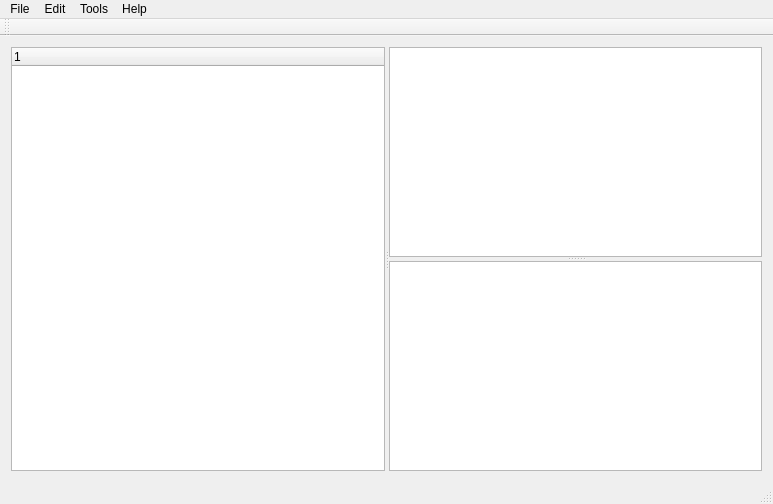
<?xml version="1.0" encoding="UTF-8"?>
<ui version="4.0">
 <class>MainWindow</class>
 <widget class="QMainWindow" name="MainWindow">
  <property name="geometry">
   <rect>
    <x>0</x>
    <y>0</y>
    <width>773</width>
    <height>504</height>
   </rect>
  </property>
  <property name="windowTitle">
   <string>TeSQLiteMan</string>
  </property>
  <widget class="QWidget" name="centralWidget">
   <layout class="QGridLayout" name="gridLayout">
    <item row="0" column="0">
     <widget class="QSplitter" name="splitter_2">
      <property name="orientation">
       <enum>Qt::Horizontal</enum>
      </property>
      <widget class="QTreeWidget" name="treeWidget">
       <column>
        <property name="text">
         <string notr="true">1</string>
        </property>
       </column>
      </widget>
      <widget class="QSplitter" name="splitter">
       <property name="orientation">
        <enum>Qt::Vertical</enum>
       </property>
       <widget class="QTextEdit" name="textEdit"/>
       <widget class="QTableView" name="tableView"/>
      </widget>
     </widget>
    </item>
   </layout>
  </widget>
  <widget class="QMenuBar" name="menuBar">
   <property name="geometry">
    <rect>
     <x>0</x>
     <y>0</y>
     <width>773</width>
     <height>19</height>
    </rect>
   </property>
   <widget class="QMenu" name="menuFile">
    <property name="title">
     <string>File</string>
    </property>
    <addaction name="actionOpen_database"/>
    <addaction name="actionSave_database"/>
    <addaction name="separator"/>
    <addaction name="actionOpen_SQL_script"/>
    <addaction name="actionSave_SQL_script"/>
    <addaction name="separator"/>
    <addaction name="actionPrint"/>
    <addaction name="actionQuit"/>
   </widget>
   <widget class="QMenu" name="menuEdit">
    <property name="title">
     <string>Edit</string>
    </property>
    <addaction name="actionCopy"/>
    <addaction name="actionCut"/>
    <addaction name="actionPaste"/>
    <addaction name="actionFind_and_Replace"/>
   </widget>
   <widget class="QMenu" name="menuTools">
    <property name="title">
     <string>Tools</string>
    </property>
    <addaction name="actionExecute"/>
    <addaction name="actionPreferences"/>
   </widget>
   <widget class="QMenu" name="menuHelp">
    <property name="title">
     <string>Help</string>
    </property>
    <addaction name="actionManual"/>
    <addaction name="separator"/>
    <addaction name="actionAbout_program"/>
    <addaction name="separator"/>
    <addaction name="actionAbout_Qt"/>
   </widget>
   <addaction name="menuFile"/>
   <addaction name="menuEdit"/>
   <addaction name="menuTools"/>
   <addaction name="menuHelp"/>
  </widget>
  <widget class="QToolBar" name="mainToolBar">
   <attribute name="toolBarArea">
    <enum>TopToolBarArea</enum>
   </attribute>
   <attribute name="toolBarBreak">
    <bool>false</bool>
   </attribute>
  </widget>
  <widget class="QStatusBar" name="statusBar"/>
  <action name="actionOpen_database">
   <property name="text">
    <string>Open database</string>
   </property>
   <property name="shortcut">
    <string>Ctrl+O</string>
   </property>
  </action>
  <action name="actionSave_database">
   <property name="text">
    <string>Save database</string>
   </property>
   <property name="shortcut">
    <string>Ctrl+S</string>
   </property>
  </action>
  <action name="actionOpen_SQL_script">
   <property name="text">
    <string>Open SQL script</string>
   </property>
   <property name="shortcut">
    <string>Ctrl+Shift+O</string>
   </property>
  </action>
  <action name="actionSave_SQL_script">
   <property name="text">
    <string>Save SQL script</string>
   </property>
   <property name="shortcut">
    <string>Ctrl+Shift+S</string>
   </property>
  </action>
  <action name="actionPrint">
   <property name="text">
    <string>Print</string>
   </property>
   <property name="shortcut">
    <string>Ctrl+P</string>
   </property>
  </action>
  <action name="actionQuit">
   <property name="text">
    <string>Quit</string>
   </property>
   <property name="shortcut">
    <string>Ctrl+Q</string>
   </property>
  </action>
  <action name="actionCopy">
   <property name="text">
    <string>Copy</string>
   </property>
   <property name="shortcut">
    <string>Ctrl+C</string>
   </property>
  </action>
  <action name="actionCut">
   <property name="text">
    <string>Cut</string>
   </property>
   <property name="shortcut">
    <string>Ctrl+X</string>
   </property>
  </action>
  <action name="actionPaste">
   <property name="text">
    <string>Paste</string>
   </property>
   <property name="shortcut">
    <string>Ctrl+V</string>
   </property>
  </action>
  <action name="actionExecute">
   <property name="text">
    <string>Execute</string>
   </property>
   <property name="shortcut">
    <string>Ctrl+R</string>
   </property>
  </action>
  <action name="actionPreferences">
   <property name="text">
    <string>Preferences</string>
   </property>
   <property name="shortcut">
    <string>Ctrl+Shift+P</string>
   </property>
  </action>
  <action name="actionManual">
   <property name="text">
    <string>Manual</string>
   </property>
  </action>
  <action name="actionAbout_program">
   <property name="text">
    <string>About program</string>
   </property>
  </action>
  <action name="actionAbout_Qt">
   <property name="text">
    <string>About Qt</string>
   </property>
  </action>
  <action name="actionFind_and_Replace">
   <property name="text">
    <string>Find and Replace</string>
   </property>
   <property name="shortcut">
    <string>Ctrl+F</string>
   </property>
  </action>
 </widget>
 <layoutdefault spacing="6" margin="11"/>
 <resources/>
 <connections/>
</ui>
